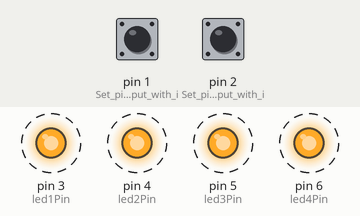
The sketch below on a simulated Arduino Uno, built with avr-gcc and run on an emulated ATmega328P. Shown: output pins drawn as LEDs (lit = HIGH). Dashed ring = blinking. Inputs (shaded band) come from the test bench; at power-on: pin 1 (Set_pin_1_as_input_with_i) HIGH, pin 2 (Set_pin_2_as_input_with_i) HIGH.

Above: at 1.25 s.
1.3 s: pin 1 (Set_pin_1_as_input_with_i) pulled LOW for 0.25 s
At 1.45 s:
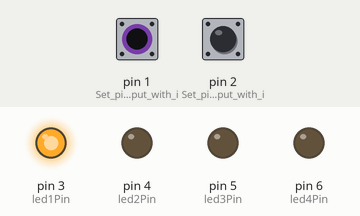
4.3 s: pin 1 (Set_pin_1_as_input_with_i) pulled LOW for 3.2 s
At 4.55 s:
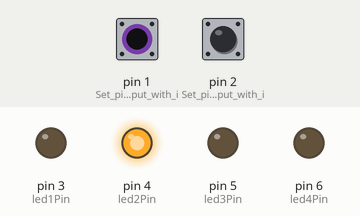
9.0 s: pin 2 (Set_pin_2_as_input_with_i) pulled LOW for 3.2 s
13.7 s: pin 1 (Set_pin_1_as_input_with_i) driven LOW and pin 2 (Set_pin_2_as_input_with_i) driven LOW
At 13.85 s:
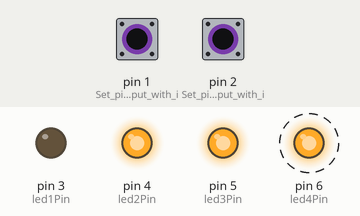
16.7 s: pin 1 (Set_pin_1_as_input_with_i) driven HIGH
Timing chart, 0 to 20.7 s (numbered marks = the images above; inputs shaded):
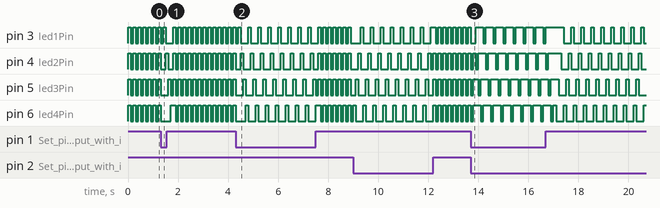

Measured:
- after the input at 13.7 s, pin 6 (led4Pin): alternates HIGH for 0.30 s and LOW for 0.10 s, starting after 0.40 s

The sketch:

switchled.ino
```cpp
const int led1Pin = 3; // Pin for the first LED
const int led2Pin = 4; // Pin for the second LED
const int led3Pin = 5; // Pin for the third LED
const int led4Pin = 6; // Pin for the fourth LED

void setup() {
  pinMode(1, INPUT_PULLUP); // Set pin 1 as input with internal pull-up resistor
  pinMode(2, INPUT_PULLUP); // Set pin 2 as input with internal pull-up resistor
  pinMode(led1Pin, OUTPUT); // Set led1Pin as output
  pinMode(led2Pin, OUTPUT); // Set led2Pin as output
  pinMode(led3Pin, OUTPUT); // Set led3Pin as output
  pinMode(led4Pin, OUTPUT); // Set led4Pin as output
}

void loop() {
  int inp1 = digitalRead(1); // Read state of pin 1
  int inp2 = digitalRead(2); // Read state of pin 2

  if (inp1 == HIGH & inp2==HIGH) // Check if both pins are HIGH
  {
    digitalWrite(led1Pin, HIGH); // Turn on all LEDs
    digitalWrite(led2Pin, HIGH);
    digitalWrite(led3Pin, HIGH);
    digitalWrite(led4Pin, HIGH);
    delay(100); // Pause
    digitalWrite(led1Pin, LOW); // Turn off all LEDs
    digitalWrite(led2Pin, LOW);
    digitalWrite(led3Pin, LOW);
    digitalWrite(led4Pin, LOW);
    delay(100); // Pause
  }
  else if(inp1 == LOW & inp2==HIGH) // Check if pin 1 is LOW and pin 2 is HIGH
  {
    digitalWrite(led1Pin, HIGH); // Turn on first LED
    delay(100); // Pause
    digitalWrite(led1Pin, LOW); // Turn off first LED
    digitalWrite(led2Pin, HIGH); // Turn on second LED
    delay(100); // Pause
    digitalWrite(led2Pin, LOW); // Turn off second LED
    digitalWrite(led3Pin, HIGH); // Turn on third LED
    delay(100); // Pause
    digitalWrite(led3Pin, LOW); // Turn off third LED
    digitalWrite(led4Pin, HIGH); // Turn on fourth LED
    delay(100); // Pause
    digitalWrite(led4Pin, LOW); // Turn off fourth LED
  }
  else if(inp1 == HIGH & inp2==LOW) // Check if pin 1 is HIGH and pin 2 is LOW
  {
    digitalWrite(led4Pin, HIGH); // Turn on fourth LED
    delay(100); // Pause
    digitalWrite(led4Pin, LOW); // Turn off fourth LED
    digitalWrite(led3Pin, HIGH); // Turn on third LED
    delay(100); // Pause
    digitalWrite(led3Pin, LOW); // Turn off third LED
    digitalWrite(led2Pin, HIGH); // Turn on second LED
    delay(100); // Pause
    digitalWrite(led2Pin, LOW); // Turn off second LED
    digitalWrite(led1Pin, HIGH); // Turn on first LED
    delay(100); // Pause
    digitalWrite(led1Pin, LOW); // Turn off first LED
  }
  else if(inp1 == LOW & inp2==LOW) // Check if both pins are LOW
  {
    digitalWrite(led1Pin, HIGH); // Turn on first LED
    digitalWrite(led2Pin, HIGH); // Turn on second LED
    digitalWrite(led3Pin, HIGH); // Turn on third LED
    digitalWrite(led4Pin, HIGH); // Turn on fourth LED
    digitalWrite(led1Pin, LOW); // Turn off first LED
    delay(100); // Pause
    digitalWrite(led1Pin, HIGH); // Turn on first LED
    digitalWrite(led2Pin, LOW); // Turn off second LED
    delay(100); // Pause
    digitalWrite(led2Pin, HIGH); // Turn on second LED
    digitalWrite(led3Pin, LOW); // Turn off third LED
    delay(100); // Pause
    digitalWrite(led3Pin, HIGH); // Turn on third LED
    digitalWrite(led4Pin, LOW); // Turn off fourth LED
    delay(100); // Pause
    digitalWrite(led4Pin, HIGH); // Turn on fourth LED
  }
}
```
